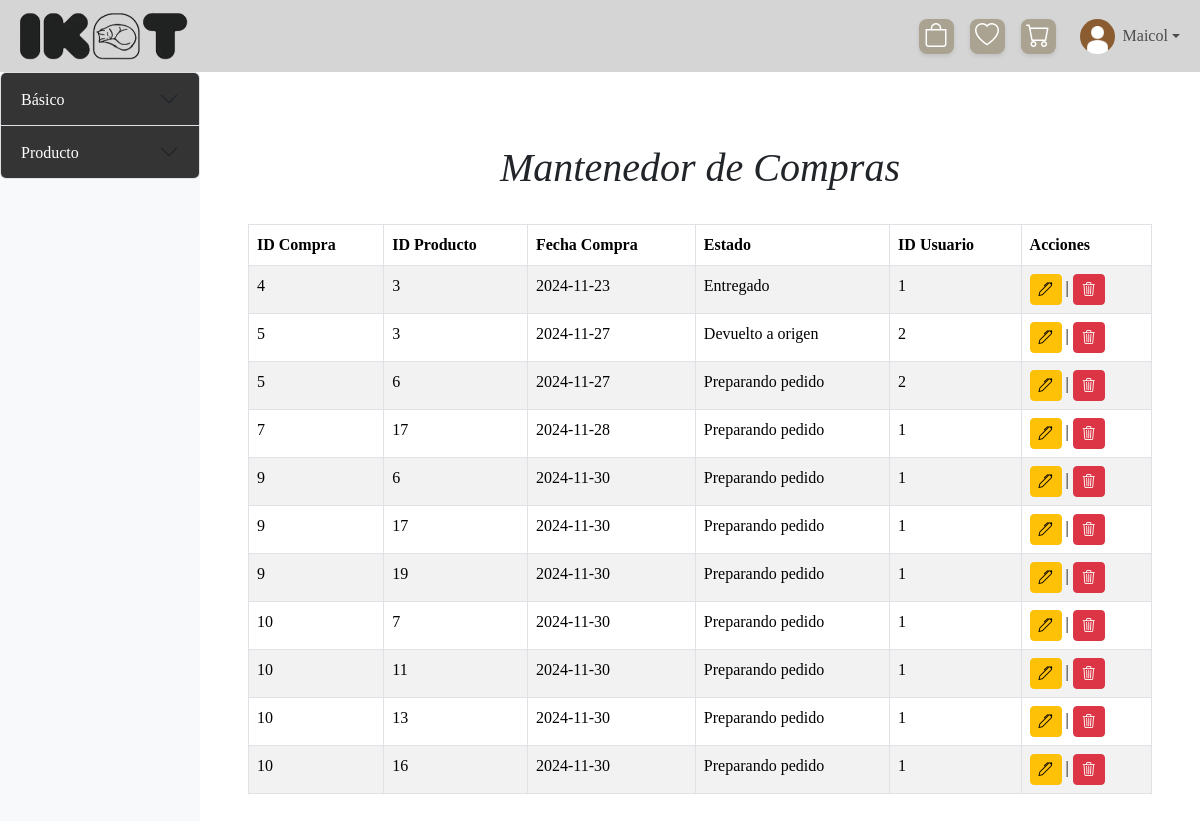
Page /mantenedores/Mantenedor_compra/mostrar_compra.php (signed in) on the earlier database version.
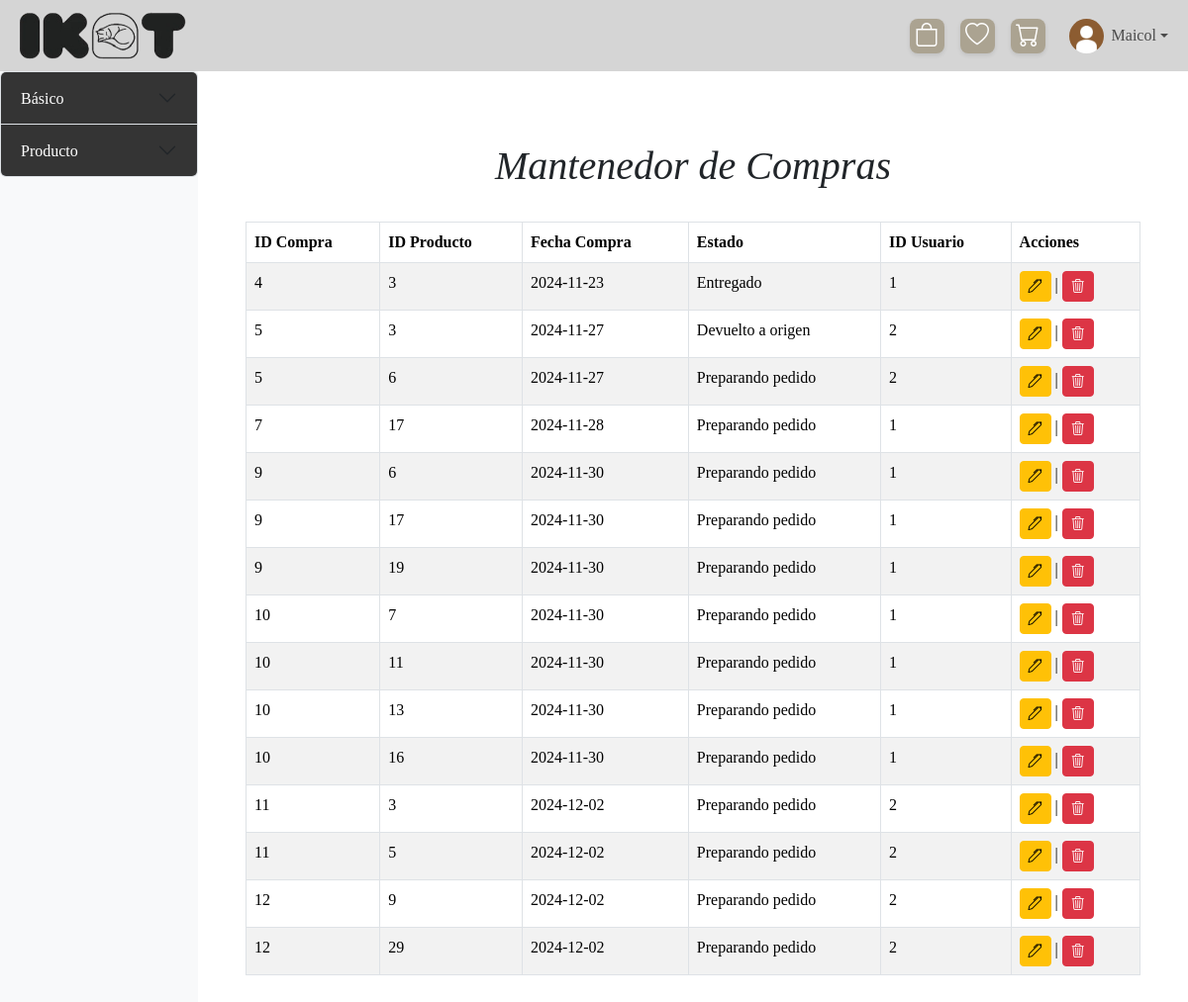
Same page on the later database version.
### tables this page shows
CREATE TABLE `compra_producto` (
  `id_compra` int(100) NOT NULL,
  `id_producto` int(10) NOT NULL,
  `cantidad` int(11) NOT NULL,
  `tipo_estado` enum('Preparando pedido','En reparto','Entregado','Intento de entrega fallido','Devuelto a origen') NOT NULL
);

CREATE TABLE `compra` (
  `id_compra` int(100) NOT NULL,
  `fecha_compra` date NOT NULL,
  `total_compra` int(11) NOT NULL,
  `puntos_ganados` int(11) NOT NULL,
  `direccion_pedido` varchar(255) NOT NULL,
  `id_metodo` int(10) DEFAULT NULL,
  `id_usuario` int(100) NOT NULL
);

### mantenedores/Mantenedor_compra/mostrar_compra.php (the view, shortened to what this page needs)
<?php
include '../../config/conexion.php';
?>
<!DOCTYPE html>
<html lang="es">
<head>
    <link href="https://cdn.jsdelivr.net/npm/bootstrap@5.3.3/dist/css/bootstrap.min.css" rel="stylesheet">
    <link rel="stylesheet" href="https://cdn.jsdelivr.net/npm/bootstrap-icons@1.11.3/font/bootstrap-icons.min.css">
    <link rel="stylesheet" href="..\..\assets\css\styles.css">
</head>
<body>
    <?php include $_SERVER['DOCUMENT_ROOT'] . '/xampp/TIS-1/IKAT/templates/header.php';?>
    <div class="d-flex">
        <?php include '../sidebar-mantenedores.php';?>
        <div class="content-area flex-grow-1 p-5 col-4 col-md-10">
            <h1 class="text-center p-4">Mantenedor de Compras</h1>
            <div class="table-responsive">
                <?php
                $sql = "SELECT * FROM compra JOIN compra_producto USING(id_compra)";
                $result = $conn->query($sql);
                if ($result->num_rows > 0) {
                    echo "<table class='table table-bordered table-striped'>
                            <thead class='thead-dark'>
                                <tr>
                                    <th>ID Compra</th>
                                    <th>ID Producto</th>
                                    <th>Fecha Compra</th>
                                    <th>Estado</th>
                                    <th>ID Usuario</th>
                                    <th>Acciones</th>
                                </tr>
                            </thead>
                            <tbody>";
                    while ($row = $result->fetch_assoc()) {
                        echo "<tr>
                                <td>" . $row["id_compra"] . "</td>
                                <td>" . $row["id_producto"] . "</td>
                                <td>" . $row["fecha_compra"] . "</td>
                                <td>" . $row["tipo_estado"] . "</td>
                                <td>" . $row["id_usuario"] . "</td>
                                <td>
                                    <a class='btn btn-warning btn-sm' data-bs-toggle='modal' data-bs-target='#editarCompraModal" . $row["id_compra"] . "_" . $row["id_producto"] . "'><i class='bi bi-pen'></i></a> |
                                    <a href='borrar_compra.php?id=" . $row["id_compra"] . "' class='btn btn-danger btn-sm'><i class='bi bi-trash3'></i></a>
                                </td>
                              </tr>";
                    }
                    echo "</tbody></table>";
                } else {
                    echo "<p class='text-center'>No hay compras registradas.</p>";
                }
                ?>
            </div>
        </div>
    </div>
</body>
</html>

### templates/header.php (shortened to what this page needs)
<nav class="navbar navbar-expand-lg">
    <div class="container-fluid">
        <?php
        if (isset($_SESSION['tipo_usuario'])) {
            if ($_SESSION['tipo_usuario'] === 'Superadmin') { ?>
                <a href="/xampp/TIS-1/IKAT/views/menu_rol/menu_supadm.php">
                    <img width="180px" height="auto" src="/xampp/TIS-1/IKAT/assets/images/ikat.png" alt="Ikat">
                </a>
                <?php
            } elseif ($_SESSION['tipo_usuario'] === 'Admin') { ?>
                <a href="/xampp/TIS-1/IKAT/views/menu_rol/menu_adm.php">
                    <img width="180px" height="auto" src="/xampp/TIS-1/IKAT/assets/images/ikat.png" alt="Ikat">
                </a>
                <?php
            } elseif ($_SESSION['tipo_usuario'] === 'Registrado') { ?>
                <a href="/xampp/TIS-1/IKAT/views/menu_rol/menu_reg.php">
                    <img width="180px" height="auto" src="/xampp/TIS-1/IKAT/assets/images/ikat.png" alt="Ikat">
                </a>
                <?php
            }
        } else { ?>
            <a href="../index.php">
                <img width="180px" height="auto" src="/xampp/TIS-1/IKAT/assets/images/ikat.png" alt="Ikat">
            </a>
            <?php
        }
        ?>
        <div class="collapse navbar-collapse" id="navbarContent">
            <ul class="navbar-nav ms-auto align-items-center text-center">
                <li class="nav-item d-flex align-items-center gap-3">
                    <a href="/xampp/TIS-1/IKAT/views/catalogo.php"
                        class="btn btn-link d-none d-lg-flex p-0 button-style-header catalogo-btn"
                        data-bs-toggle="tooltip" data-bs-placement="top" title="Ir al catálogo">
                        <div class="p-1">
                            <i class="bi bi-bag fs-4 text-white"></i>
                        </div>
                    </a>
                    <a href="/xampp/TIS-1/IKAT/views/deseados.php"
                        class="btn btn-link p-0 d-none d-lg-flex button-style-header wishlist-btn"
                        data-bs-toggle="tooltip" data-bs-placement="top" title="Lista de deseos">
                        <div class="p-1">
                            <i class="bi bi-heart fs-4 text-white"></i>
                        </div>
                    </a>
                    <a href="/xampp/TIS-1/IKAT/views/carrito.php"
                        class="btn btn-link p-0 d-none d-lg-flex button-style-header cart-btn" data-bs-toggle="tooltip"
                        data-bs-placement="top" title="Ver carrito">
                        <div class="p-1">
                            <i class="bi bi-cart fs-4 text-white"></i>
                        </div>
                    </a>
                    <div class="nav-item dropdown">
                        <a class="nav-link dropdown-toggle d-flex align-items-center" href="#" role="button"
                            data-bs-toggle="dropdown" aria-expanded="false">
                            <img src="/xampp/TIS-1/IKAT/assets/images/profile/01.webp" alt="User Image"
                                class="user-avatar me-2">
                            <span>
                                <?php echo isset($_SESSION['nombre_usuario']) ? $_SESSION['nombre_usuario'] : 'Usuario'; ?>
                            </span>
                        </a>
                    </div>
                </li>
            </ul>
        </div>
    </div>
</nav>

### mantenedores/sidebar-mantenedores.php (shortened to what this page needs)
<div id="sidebar" class="collapse d-lg-block bg-light" style="width: 250px;">
    <div class="accordion" id="accordionSidebar">
        <div class="accordion-item">
            <h4 class="accordion-header" id="headingBasico">
                <button class="accordion-button collapsed" type="button" data-bs-toggle="collapse"
                    data-bs-target="#basicoLinks" aria-expanded="false" aria-controls="basicoLinks">
                    Básico
                </button>
            </h4>
        </div>
        <div class="accordion-item">
            <h4 class="accordion-header" id="headingProducto">
                <button class="accordion-button collapsed" type="button" data-bs-toggle="collapse"
                    data-bs-target="#productoLinks" aria-expanded="false" aria-controls="productoLinks">
                    Producto
                </button>
            </h4>
        </div>
    </div>
</div>

### assets/css/styles.css (style rules this page uses)
body { font-family: "Newsreader", serif !important; }
h1, h2, h3 { font-family: "Newsreader", serif !important; font-style: italic; }
p, a { font-family: "Newsreader", serif !important; font-style: normal; }
h4, h5, h6 { font-family: "Newsreader", serif !important; font-style: normal; }
.button-style-header { display: inline-flex; align-items: center; justify-content: center; background-color: #79684174 !important; border-radius: 8px !important; transition: background-color 0.3s, transform 0.3s, color 0.3s, box-shadow 0.3s; text-decoration: none; box-shadow: 0 2px 4px rgba(0, 0, 0, 0.1); padding: 10px 20px; width: 35px; height: 35px; }
.navbar { background-color: #d5d5d5; }
#sidebar { min-height: 100vh; width: 250px; background-color: #d5d5d5; transition: transform 0.3s ease; }
#sidebar .accordion-button { background-color: #343434; color: white; }
.user-avatar { width: 35px; height: 35px; object-fit: cover; border-radius: 50%; }

### mantenedores/sidebar-mantenedores.php (style rules this page uses)
html, body { min-width: 450px; overflow-x: hidden; }

Differences in the rows shown:
added compra_producto: id_compra.id_compra "11", id_producto "3", id_compra.fecha_compra "2024-12-02", tipo_estado "Preparando pedido", id_compra.id_usuario "2"
added compra_producto: id_compra.id_compra "11", id_producto "5", id_compra.fecha_compra "2024-12-02", tipo_estado "Preparando pedido", id_compra.id_usuario "2"
added compra_producto: id_compra.id_compra "12", id_producto "9", id_compra.fecha_compra "2024-12-02", tipo_estado "Preparando pedido", id_compra.id_usuario "2"
added compra_producto: id_compra.id_compra "12", id_producto "29", id_compra.fecha_compra "2024-12-02", tipo_estado "Preparando pedido", id_compra.id_usuario "2"
